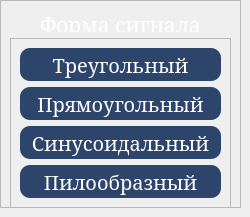
    <widget class="QWidget" name="signal_page">
     <widget class="QFrame" name="signal_frame">
      <property name="geometry">
       <rect>
        <x>0</x>
        <y>0</y>
        <width>241</width>
        <height>208</height>
       </rect>
      </property>
      <property name="minimumSize">
       <size>
        <width>241</width>
        <height>208</height>
       </size>
      </property>
      <property name="maximumSize">
       <size>
        <width>16777215</width>
        <height>208</height>
       </size>
      </property>
      <property name="styleSheet">
       <string notr="true">background-color: none;</string>
      </property>
      <property name="frameShape">
       <enum>QFrame::StyledPanel</enum>
      </property>
      <property name="frameShadow">
       <enum>QFrame::Raised</enum>
      </property>
      <layout class="QVBoxLayout" name="verticalLayout_3">
       <item>
        <widget class="QLabel" name="signal_frame_label">
         <property name="maximumSize">
          <size>
           <width>16777215</width>
           <height>22</height>
          </size>
         </property>
         <property name="font">
          <font>
           <family>MS Serif</family>
           <pointsize>16</pointsize>
          </font>
         </property>
         <property name="styleSheet">
          <string notr="true">QLabel{
	background-color: rgba(255, 255, 255, 0);
	
	color: rgb(255, 255, 255);
}</string>
         </property>
         <property name="text">
          <string>Форма сигнала</string>
         </property>
         <property name="alignment">
          <set>Qt::AlignHCenter|Qt::AlignTop</set>
         </property>
        </widget>
       </item>
       <item>
        <widget class="QFrame" name="signal_buttons_frame">
         <property name="enabled">
          <bool>true</bool>
         </property>
         <property name="minimumSize">
          <size>
           <width>0</width>
           <height>170</height>
          </size>
         </property>
         <property name="frameShape">
          <enum>QFrame::StyledPanel</enum>
         </property>
         <property name="frameShadow">
          <enum>QFrame::Raised</enum>
         </property>
         <layout class="QVBoxLayout" name="verticalLayout_7">
          <item>
           <widget class="QPushButton" name="signal_button_0">
            <property name="enabled">
             <bool>true</bool>
            </property>
            <property name="sizePolicy">
             <sizepolicy hsizetype="Ignored" vsizetype="Ignored">
              <horstretch>0</horstretch>
              <verstretch>0</verstretch>
             </sizepolicy>
            </property>
            <property name="minimumSize">
             <size>
              <width>1</width>
              <height>1</height>
             </size>
            </property>
            <property name="maximumSize">
             <size>
              <width>16777215</width>
              <height>33</height>
             </size>
            </property>
            <property name="font">
             <font>
              <family>MS Serif</family>
              <pointsize>15</pointsize>
             </font>
            </property>
            <property name="focusPolicy">
             <enum>Qt::NoFocus</enum>
            </property>
            <property name="styleSheet">
             <string notr="true">QPushButton {
	background-color: rgb(46, 69, 107);
	border: none;
	border-radius: 10px;
	color: white
}</string>
            </property>
            <property name="text">
             <string>Треугольный</string>
            </property>
            <property name="iconSize">
             <size>
              <width>45</width>
              <height>45</height>
             </size>
            </property>
           </widget>
          </item>
          <item>
           <widget class="QPushButton" name="signal_button_1">
            <property name="enabled">
             <bool>true</bool>
            </property>
            <property name="sizePolicy">
             <sizepolicy hsizetype="Ignored" vsizetype="Ignored">
              <horstretch>0</horstretch>
              <verstretch>0</verstretch>
             </sizepolicy>
            </property>
            <property name="minimumSize">
             <size>
              <width>1</width>
              <height>1</height>
             </size>
            </property>
            <property name="font">
             <font>
              <family>MS Serif</family>
              <pointsize>15</pointsize>
             </font>
            </property>
            <property name="focusPolicy">
             <enum>Qt::NoFocus</enum>
            </property>
            <property name="styleSheet">
             <string notr="true">QPushButton {
	background-color: rgb(46, 69, 107);
	border: none;
	border-radius: 10px;
	color: white
}</string>
            </property>
            <property name="text">
             <string>Прямоугольный</string>
            </property>
            <property name="iconSize">
             <size>
              <width>45</width>
              <height>45</height>
             </size>
            </property>
           </widget>
          </item>
          <item>
           <widget class="QPushButton" name="signal_button_3">
            <property name="enabled">
             <bool>true</bool>
            </property>
            <property name="sizePolicy">
             <sizepolicy hsizetype="Ignored" vsizetype="Ignored">
              <horstretch>0</horstretch>
              <verstretch>0</verstretch>
             </sizepolicy>
            </property>
            <property name="minimumSize">
             <size>
              <width>1</width>
              <height>1</height>
             </size>
            </property>
            <property name="font">
             <font>
              <family>MS Serif</family>
              <pointsize>15</pointsize>
             </font>
            </property>
            <property name="focusPolicy">
             <enum>Qt::NoFocus</enum>
            </property>
            <property name="styleSheet">
             <string notr="true">QPushButton {
	background-color: rgb(46, 69, 107);
	border: none;
	border-radius: 10px;
	color: white
}</string>
            </property>
            <property name="text">
             <string>Синусоидальный</string>
            </property>
            <property name="iconSize">
             <size>
              <width>45</width>
              <height>45</height>
             </size>
            </property>
           </widget>
          </item>
          <item>
           <widget class="QPushButton" name="signal_button_2">
            <property name="enabled">
             <bool>true</bool>
            </property>
            <property name="sizePolicy">
             <sizepolicy hsizetype="Ignored" vsizetype="Ignored">
              <horstretch>0</horstretch>
              <verstretch>0</verstretch>
             </sizepolicy>
            </property>
            <property name="minimumSize">
             <size>
              <width>1</width>
              <height>1</height>
             </size>
            </property>
            <property name="font">
             <font>
              <family>MS Serif</family>
              <pointsize>15</pointsize>
             </font>
            </property>
            <property name="focusPolicy">
             <enum>Qt::NoFocus</enum>
            </property>
            <property name="styleSheet">
             <string notr="true">QPushButton {
	background-color: rgb(46, 69, 107);
	border: none;
	border-radius: 10px;
	color: white
}</string>
            </property>
            <property name="text">
             <string>Пилообразный</string>
            </property>
            <property name="iconSize">
             <size>
              <width>45</width>
              <height>45</height>
             </size>
            </property>
           </widget>
          </item>
         </layout>
        </widget>
       </item>
      </layout>
     </widget>
    </widget>
